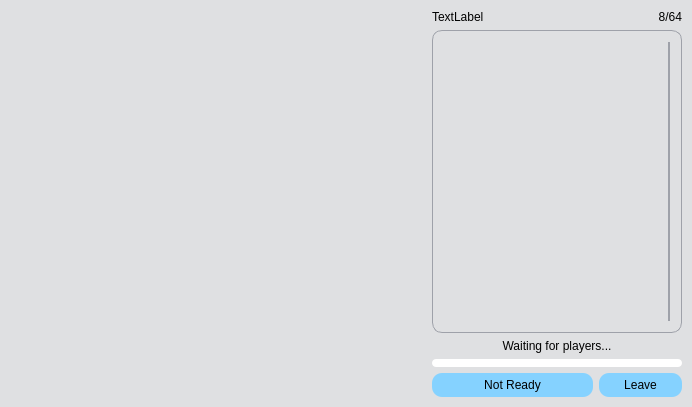
<?xml version="1.0" encoding="UTF-8"?>
<ui version="4.0">
 <class>Room</class>
 <widget class="QWidget" name="Room">
  <property name="geometry">
   <rect>
    <x>0</x>
    <y>0</y>
    <width>692</width>
    <height>407</height>
   </rect>
  </property>
  <property name="windowTitle">
   <string>Form</string>
  </property>
  <property name="styleSheet">
   <string notr="true">#Room, QScrollArea QWidget {background-color: #DFE0E2}

QLabel {
	color: black;
}

QPushButton {
	background-color: #85D2FF;
	color: black;
	border-radius: 10px;
	padding: 4px;
	height: 16px;
}
QPushButton:hover {background-color: #5CC3FF}
QPushButton:disabled {
	background-color: #D6F0FF;
	color: #40404F;
}

QProgressBar {
	background-color: white;
	border-radius: 4px;
}
QProgressBar::chunk {
	background-color: #85D2FF;
	border-radius: 4px;
}

QScrollArea {
	border: 1px solid #9EA1A9;
	border-radius: 10px;
	padding: 5px;
}

QScrollBar,
QScrollBar::sub-line, QScrollBar::sub-page,
QScrollBar::add-line, QScrollBar::add-page
{
	background: transparent;
	border: none;
}
QScrollBar::handle {
	background-color: #9EA1A9;
	border-radius: 2px;
	margin: 6px;
}
QScrollBar::handle:hover {
	border-radius: 4px;
	margin: 4px;
}</string>
  </property>
  <layout class="QGridLayout" name="gridLayout_3" columnstretch="1,0">
   <property name="leftMargin">
    <number>10</number>
   </property>
   <property name="topMargin">
    <number>10</number>
   </property>
   <property name="rightMargin">
    <number>10</number>
   </property>
   <property name="bottomMargin">
    <number>10</number>
   </property>
   <property name="horizontalSpacing">
    <number>10</number>
   </property>
   <item row="0" column="0">
    <widget class="QFrame" name="frame_game">
     <property name="minimumSize">
      <size>
       <width>412</width>
       <height>256</height>
      </size>
     </property>
     <layout class="QVBoxLayout" name="layout_game">
      <property name="leftMargin">
       <number>0</number>
      </property>
      <property name="topMargin">
       <number>0</number>
      </property>
      <property name="rightMargin">
       <number>0</number>
      </property>
      <property name="bottomMargin">
       <number>0</number>
      </property>
     </layout>
    </widget>
   </item>
   <item row="0" column="1">
    <widget class="QFrame" name="frame_sidepanel">
     <property name="sizePolicy">
      <sizepolicy hsizetype="Minimum" vsizetype="Preferred">
       <horstretch>0</horstretch>
       <verstretch>0</verstretch>
      </sizepolicy>
     </property>
     <property name="minimumSize">
      <size>
       <width>250</width>
       <height>0</height>
      </size>
     </property>
     <layout class="QGridLayout" name="gridLayout" rowstretch="0,0,0,0,0" columnstretch="3,1,0">
      <property name="sizeConstraint">
       <enum>QLayout::SetMinimumSize</enum>
      </property>
      <property name="leftMargin">
       <number>0</number>
      </property>
      <property name="topMargin">
       <number>0</number>
      </property>
      <property name="rightMargin">
       <number>0</number>
      </property>
      <property name="bottomMargin">
       <number>0</number>
      </property>
      <item row="3" column="0" colspan="3">
       <widget class="QProgressBar" name="timer_progress">
        <property name="enabled">
         <bool>false</bool>
        </property>
        <property name="sizePolicy">
         <sizepolicy hsizetype="Expanding" vsizetype="Expanding">
          <horstretch>0</horstretch>
          <verstretch>0</verstretch>
         </sizepolicy>
        </property>
        <property name="maximumSize">
         <size>
          <width>16777215</width>
          <height>8</height>
         </size>
        </property>
        <property name="styleSheet">
         <string notr="true"/>
        </property>
        <property name="maximum">
         <number>12000</number>
        </property>
        <property name="value">
         <number>0</number>
        </property>
        <property name="textVisible">
         <bool>false</bool>
        </property>
       </widget>
      </item>
      <item row="4" column="1" colspan="2">
       <widget class="QPushButton" name="btn_leave">
        <property name="text">
         <string>Leave</string>
        </property>
       </widget>
      </item>
      <item row="4" column="0">
       <widget class="QPushButton" name="btn_ready">
        <property name="text">
         <string>Not Ready</string>
        </property>
        <property name="checkable">
         <bool>true</bool>
        </property>
       </widget>
      </item>
      <item row="2" column="0" colspan="3">
       <widget class="QLabel" name="label_game_state">
        <property name="text">
         <string>Waiting for players...</string>
        </property>
        <property name="alignment">
         <set>Qt::AlignCenter</set>
        </property>
       </widget>
      </item>
      <item row="1" column="0" colspan="3">
       <widget class="QScrollArea" name="scrollArea">
        <property name="sizePolicy">
         <sizepolicy hsizetype="Minimum" vsizetype="Expanding">
          <horstretch>0</horstretch>
          <verstretch>0</verstretch>
         </sizepolicy>
        </property>
        <property name="minimumSize">
         <size>
          <width>250</width>
          <height>0</height>
         </size>
        </property>
        <property name="verticalScrollBarPolicy">
         <enum>Qt::ScrollBarAlwaysOn</enum>
        </property>
        <property name="horizontalScrollBarPolicy">
         <enum>Qt::ScrollBarAlwaysOff</enum>
        </property>
        <property name="widgetResizable">
         <bool>true</bool>
        </property>
        <widget class="QWidget" name="scrollAreaWidgetContents">
         <property name="geometry">
          <rect>
           <x>0</x>
           <y>0</y>
           <width>221</width>
           <height>287</height>
          </rect>
         </property>
         <layout class="QVBoxLayout" name="verticalLayout_2">
          <property name="spacing">
           <number>0</number>
          </property>
          <item>
           <layout class="QVBoxLayout" name="layout_players">
            <property name="spacing">
             <number>3</number>
            </property>
           </layout>
          </item>
          <item>
           <spacer name="verticalSpacer">
            <property name="orientation">
             <enum>Qt::Vertical</enum>
            </property>
            <property name="sizeHint" stdset="0">
             <size>
              <width>20</width>
              <height>40</height>
             </size>
            </property>
           </spacer>
          </item>
         </layout>
        </widget>
       </widget>
      </item>
      <item row="0" column="2">
       <widget class="QLabel" name="label_player_count">
        <property name="text">
         <string>8/64</string>
        </property>
        <property name="alignment">
         <set>Qt::AlignRight|Qt::AlignTrailing|Qt::AlignVCenter</set>
        </property>
       </widget>
      </item>
      <item row="0" column="0" colspan="2">
       <widget class="QLabel" name="label_room_name">
        <property name="text">
         <string>TextLabel</string>
        </property>
       </widget>
      </item>
     </layout>
    </widget>
   </item>
  </layout>
 </widget>
 <tabstops>
  <tabstop>btn_ready</tabstop>
  <tabstop>btn_leave</tabstop>
  <tabstop>scrollArea</tabstop>
 </tabstops>
 <resources/>
 <connections/>
</ui>
